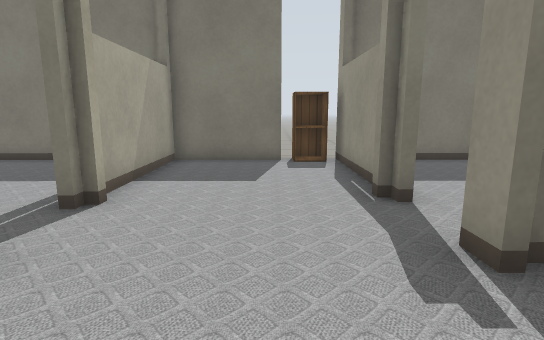
[1] (above)

24 first-person views from a walk through a Gazebo world. The camera is 0.72 m above the floor, tilts 10° down and sees 80° across. The lines on the ground mark 1 m squares. The floor is counted in squares, 0.5 m on a side. Each view is taken from the middle of a square. On the plan, view 1 faces up. The plan holds only what a view shows up to about 15 squares ahead; the rest is blank. The place goes on beyond the plan. Gazebo's built-in surfaces are drawn with simple patterns.

[2]
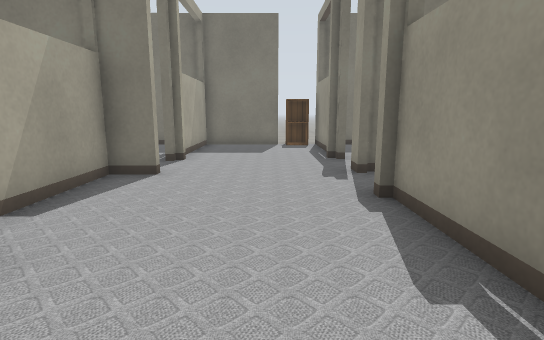

[3]
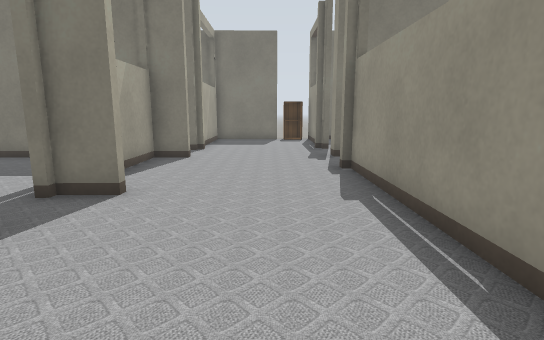

[4]
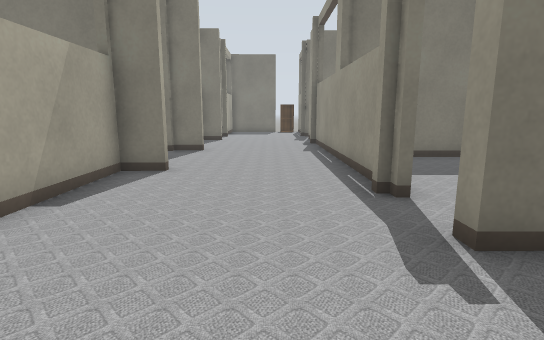

[5]
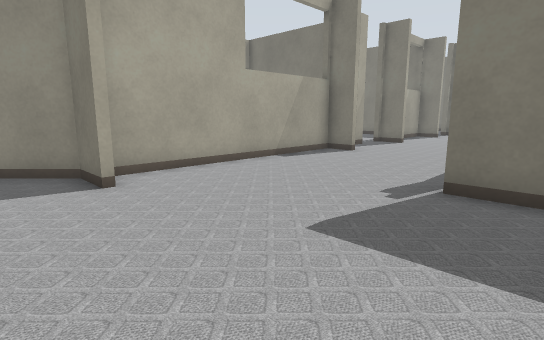

[6]
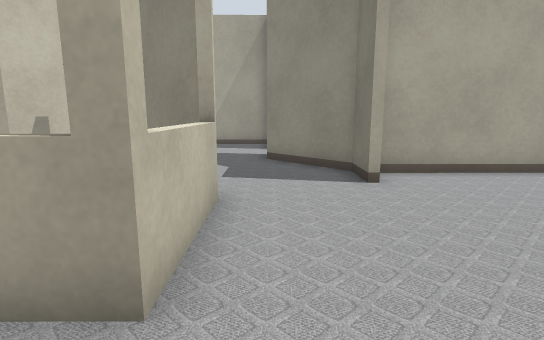

[7]
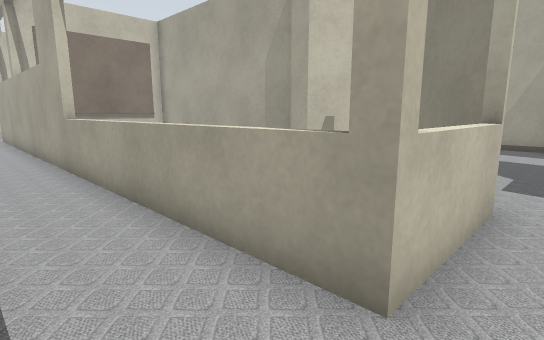

[8]
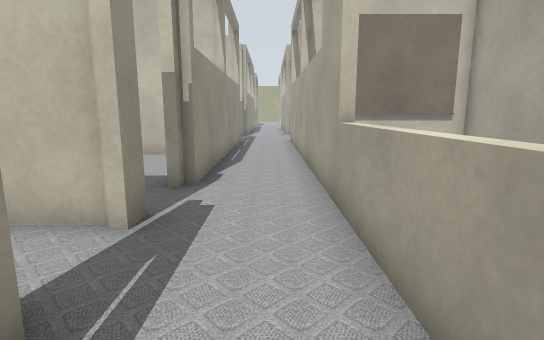

[9]
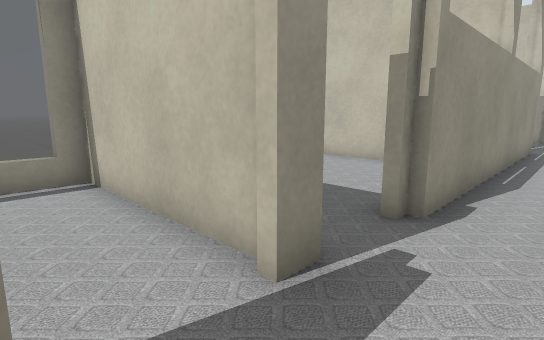

[10]
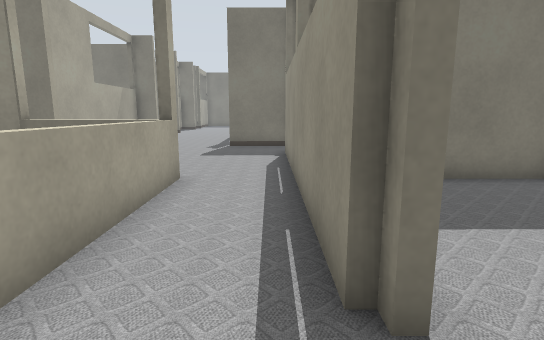

[11]
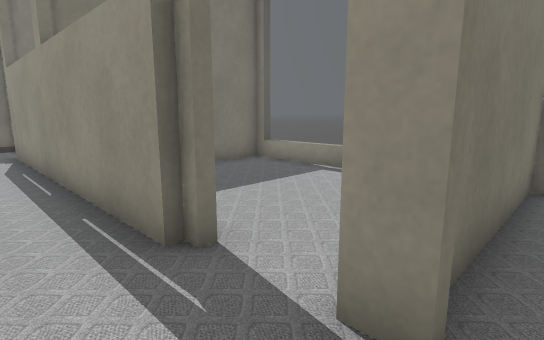

[12]
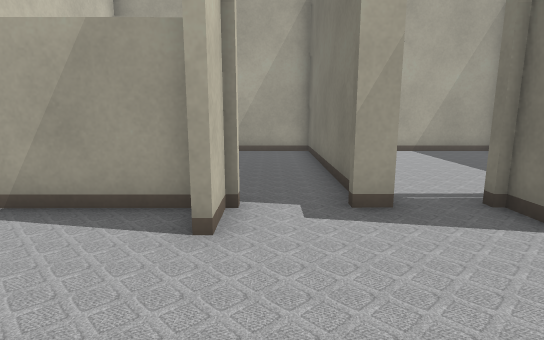

[13]
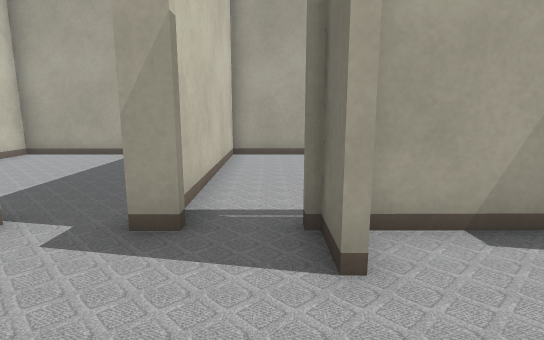

[14]
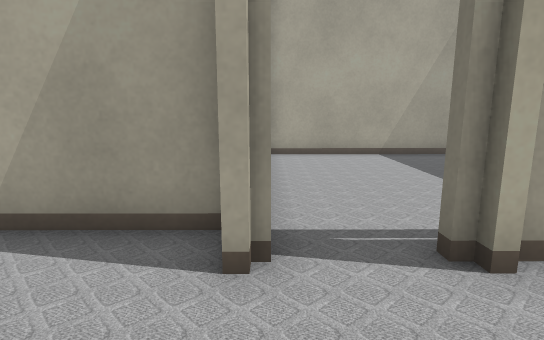

[15]
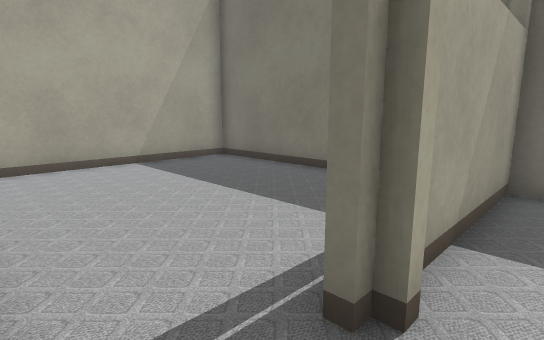

[16]
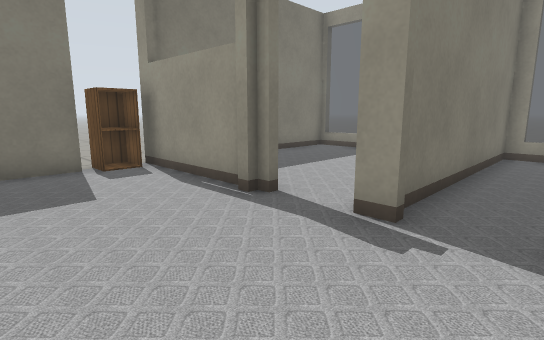

[17]
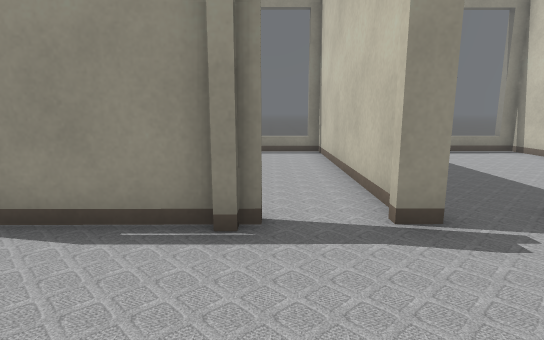

[18]
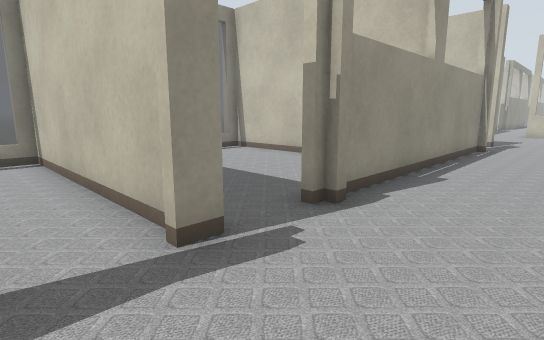

[19]
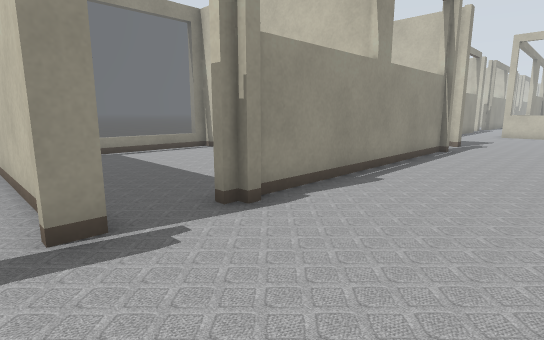

[20]
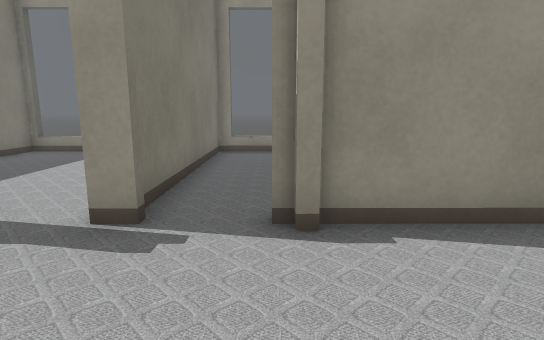

[21]
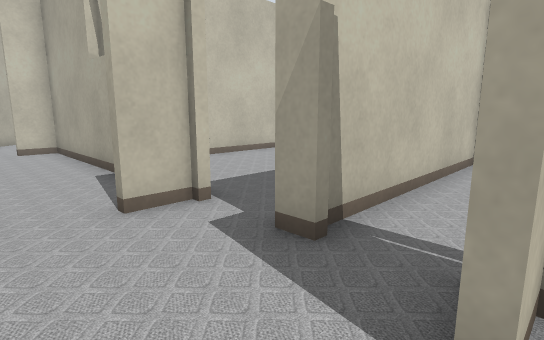

[22]
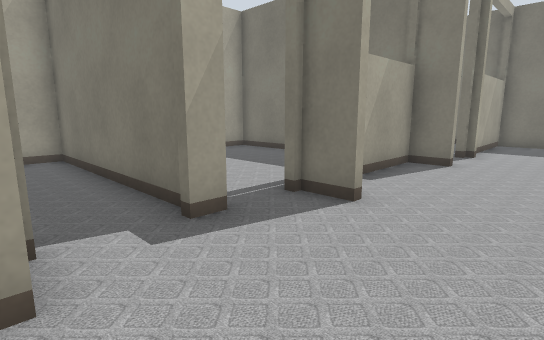

[23]
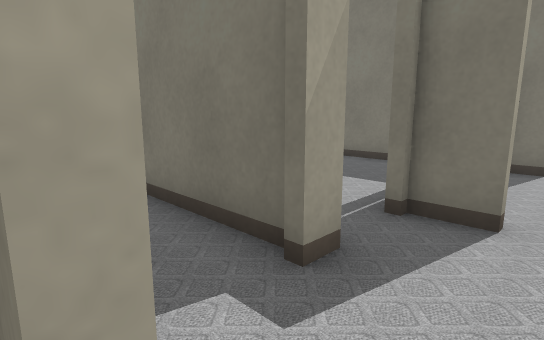

[24]
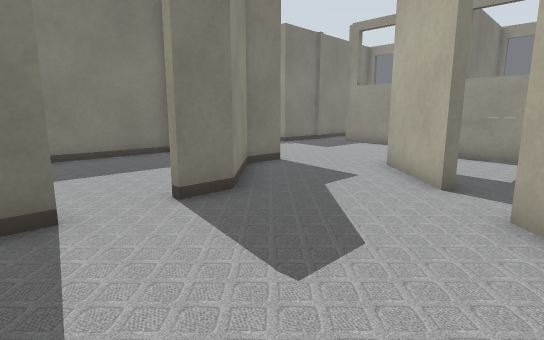

### Floor plan
Ten units are one square. View 1 is at (0, 0); x grows to the right and y downward. Boxes are objects, and circles mark ways between rooms. Rooms are numbered by the first view taken in them; rooms with no view inside come last. Other rooms are left out.
<svg viewBox="-125 -110 234 491">
<path fill="none" stroke="#000" d="M-26 24 -39 24M-38 41 -38 49M-39 -26 -38 22M21 -27 21 -34M21 54 21 -5M21 -50 21 -55M-38 22 -27 21M47 118 22 118 21 112M21 91 21 54M-13 189 19 189 19 266M-27 69 -42 70M-38 69 -38 158 -26 157M-39 67 -27 67M45 238 45 140M48 242 48 237M48 266 48 258M46 376 46 285M19 266 20 376M21 -57 20 -103M4 -100 -30 -100 -30 -54M-53 227 -48 223M-112 182 -112 207M-91 182 -97 182M-36 211 -13 189M-26 160 -40 160 -62 182 -75 182M-68 -99 -114 -99 -114 -30M-33 -100 -53 -99M102 -81 102 -100 22 -100M27 -32 102 -32 102 -55M64 43 103 42 103 -30 23 -29M24 43 49 43M-27 -26 -114 -25 -113 44 -43 43M-42 46 -113 46 -113 116 -60 116M104 223 104 189 44 190M51 260 104 260M104 265 104 245"/>
<rect x="5" y="-105" width="10" height="10" fill="#bbb"><title>cabinet</title></rect>
<circle cx="-10" cy="45" r="3" fill="#2a7"/>
<circle cx="8" cy="-32" r="3" fill="#2a7"/>
<circle cx="-40" cy="30" r="3" fill="#2a7"/>
<circle cx="35" cy="260" r="3" fill="#2a7"/>
<circle cx="-30" cy="175" r="3" fill="#2a7"/>
<circle cx="-40" cy="60" r="3" fill="#2a7"/>
<circle cx="50" cy="250" r="3" fill="#2a7"/>
<circle cx="-30" cy="-40" r="3" fill="#2a7"/>
<text x="-10" y="10">1</text>
<text x="10" y="140">2</text>
<text x="40" y="320">3</text>
<text x="0" y="-70">4</text>
<text x="-120" y="290">5</text>
<text x="-70" y="-60">6</text>
<text x="60" y="-70">7</text>
<text x="60" y="0">8</text>
<text x="-70" y="10">9</text>
<text x="-70" y="80">10</text>
<text x="70" y="220">11</text>
</svg>
Room 1 opens to room 2. Room 1 opens to room 4. Room 1 opens to room 9. Room 2 opens to room 3. Room 2 opens to room 5. Room 2 opens to room 10. Room 2 opens to room 11. Room 4 opens to room 6.

Where each view was taken, in squares from view 1:
view 1: 0 up, 0 right, facing up
view 2: 5 down, 0 right, facing up
view 3: 8 down, 0 right, facing up
view 4: 15 down, 0 right, facing up
view 5: 18 down, 4 right, facing up-left
view 6: 18 down, 4 right, facing left
view 7: 18 down, 4 right, facing down-left
view 8: 22 down, 3 right, facing down
view 9: 24 down, 3 right, facing down-right
view 10: 26 down, 4 right, facing up
view 11: 27 down, 3 right, facing up-right
view 12: 6 down, 1 right, facing left
view 13: 3 down, 0 right, facing left
view 14: 3 up, 0 right, facing left
view 15: 3 up, 2 left, facing up-left
view 16: 1 up, 2 left, facing up-right
view 17: 5 up, 2 left, facing right
view 18: 5 up, 1 left, facing down-right
view 19: 4 up, 2 left, facing down-right
view 20: 1 up, 2 left, facing right
view 21: 2 down, 1 left, facing down-left
view 22: 7 down, 0 right, facing up-left
view 23: 7 down, 2 left, facing up-left
view 24: 23 down, 10 left, facing up-right
